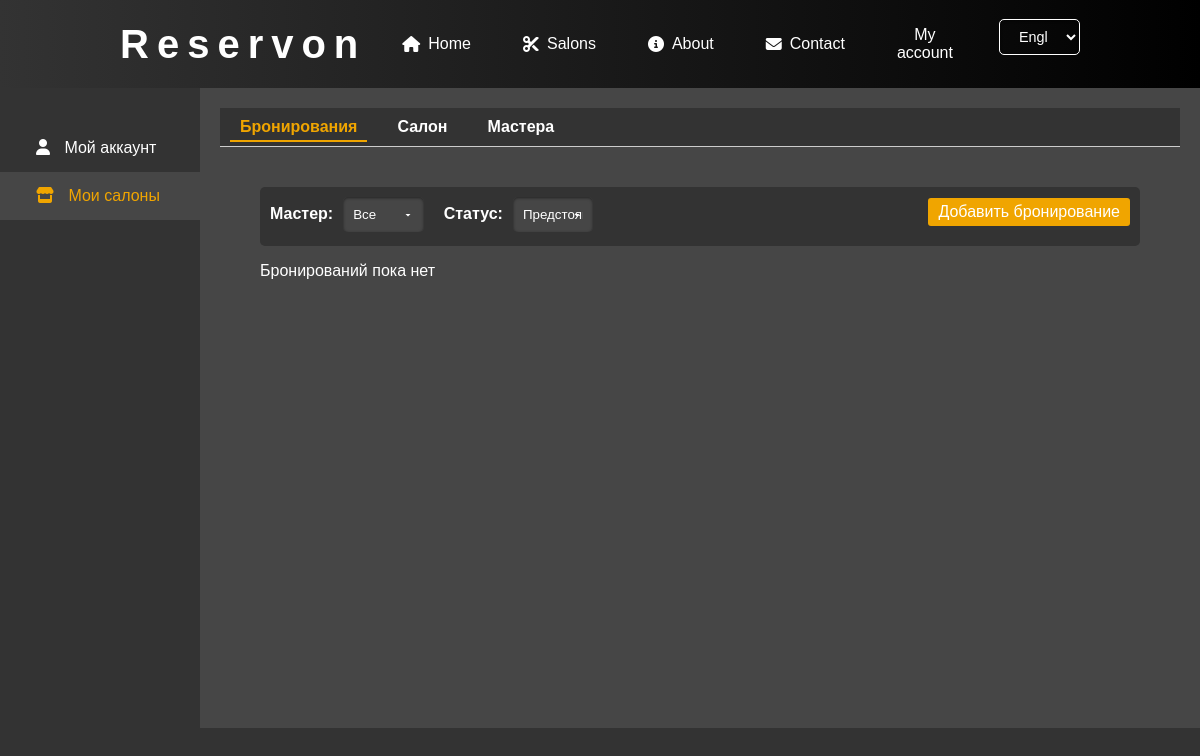
/user-account/bookings/ (signed in), run on an earlier commit of the app's database.
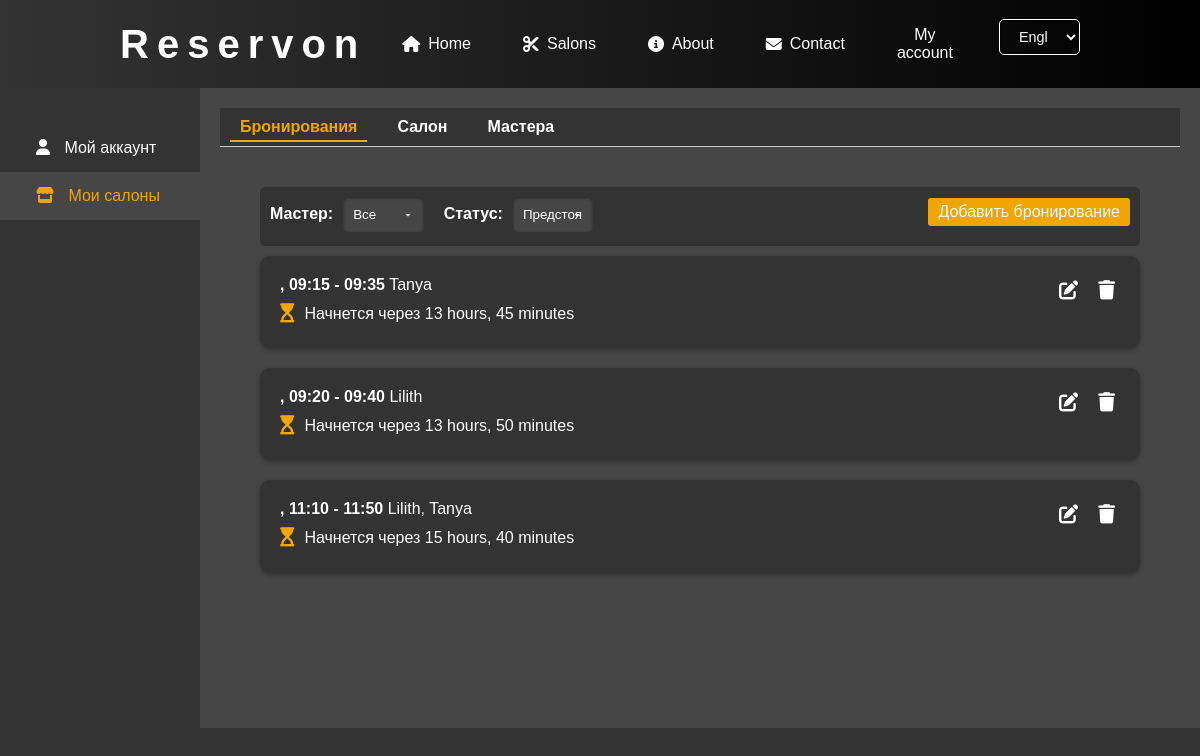
And on a later commit of the database.
### salons/models.py (models this page shows, shortened)
class Appointment(models.Model):
    salon = models.ForeignKey(Salon, on_delete=models.CASCADE)
    user = models.ForeignKey(User, on_delete=models.CASCADE, null=True, blank=True)
    start_datetime = models.DateTimeField()
    end_datetime = models.DateTimeField(null=True, blank=True)
    barbers = models.ManyToManyField(
        Barber,
        through='AppointmentBarberService',
        related_name='appointments'
    )

class AppointmentBarberService(models.Model):
    appointment = models.ForeignKey(Appointment, on_delete=models.CASCADE, related_name='barber_services')
    barber = models.ForeignKey(Barber, on_delete=models.SET_NULL, null=True, blank=True, related_name='appointmentbarberservice')
    services = models.ManyToManyField(Service)
    start_datetime = models.DateTimeField()
    end_datetime = models.DateTimeField()

class Barber(models.Model):
    salon = models.ForeignKey(Salon, on_delete=models.CASCADE, related_name='barbers')
    user = models.OneToOneField(User, on_delete=models.SET_NULL, null=True, blank=True)
    name = models.CharField(max_length=100)
    avatar = models.ImageField(upload_to='salons/barbers', blank=True, null=True)
    description = models.TextField(blank=True, null=True)
    categories = models.ManyToManyField(ServiceCategory, related_name='barbers')  # Add this line
    def __str__(self):
        return f"{self.name} ({self.salon.name})"

### user_account/views.py (the view)
# urls.py: path('bookings/', views.manage_bookings, name='manage_bookings'),
@login_required
def manage_bookings(request):
    user = request.user
    salons = user.administered_salons.all()
    if not salons.exists():
        return render(request, 'user_account/no_salons.html')
    salon_id = request.GET.get('salon_id')
    if salon_id:
        selected_salon = get_object_or_404(Salon, id=salon_id, admins=user)
    else:
        selected_salon = salons.first()
    appointments = Appointment.objects.filter(salon=selected_salon)
    barber_id = request.GET.get('barber')
    status = request.GET.get('status', 'upcoming')  # По умолчанию 'upcoming'
    if barber_id:
        appointments = appointments.filter(barber_services__barber_id=barber_id)
    if status == 'past':
        appointments = appointments.filter(end_datetime__lt=timezone.now())
    elif status == 'upcoming':
        appointments = appointments.filter(start_datetime__gte=timezone.now())
    appointments = appointments.distinct()
    appointments = appointments.order_by('start_datetime')
    paginator = Paginator(appointments, 10)
    page_number = request.GET.get('page')
    page_obj = paginator.get_page(page_number)
    barbers = Barber.objects.filter(salon=selected_salon)
    booking_form = AdminBookingForm()
    context = {
        'appointments': page_obj,
        'barbers': barbers,
        'selected_salon': selected_salon,
        'salons': salons,
        'active_menu': 'bookings',
        'active_sidebar': 'salons',
        'now': timezone.now(),
        'booking_form': booking_form,
    }
    return render(request, 'user_account/manage_bookings.html', context)

### user_account/forms.py
class AdminBookingForm(forms.ModelForm):
    barber = forms.ModelChoiceField(
        queryset=Barber.objects.all(),
        required=False,
        label='Мастер'
    )
    services = forms.ModelMultipleChoiceField(
        queryset=Service.objects.all(),
        required=False,
        label='Услуги'
    )
    class Meta:
        model = Appointment
        fields = ['start_datetime', 'end_datetime', 'barber', 'services']
        labels = {
            'start_datetime': 'Начало бронирования',
            'end_datetime': 'Конец бронирования',
        }
        widgets = {
            'start_datetime': DateTimeInput(attrs={'type': 'datetime-local'}),
            'end_datetime': DateTimeInput(attrs={'type': 'datetime-local'}),
        }

### salons/models.py (called while the page is built)
    def __str__(self):
        return self.name

### user_account/templatetags/custom_filters.py (called while the page is built)
@register.filter
def format_date_localized(value):
    if value is None:
        return ''
    tz = timezone.get_current_timezone()
    value = timezone.localtime(value, tz)
    current_language = get_language() or 'en'
    locale_code = LANGUAGE_LOCALE_MAP.get(current_language, 'en')
    return format_datetime(value, "d MMMM", locale=locale_code)

### user_account/templates/user_account/manage_bookings.html (shortened to what this page needs)
{% extends "user_account/account_base.html" %}
{% load custom_filters %}
{% load static %}
{% block page_content %}
<div class="bookings-container">
    <form method="get" class="filter-form">
        <div class="filter-fields">
            <label for="barber">Мастер:</label>
            <select name="barber" id="barber"  onchange="this.form.submit()">
                <option value="">Все</option>
            </select>
            <label for="status">Статус:</label>
            <select name="status" id="status"  onchange="this.form.submit()">
                <option value="upcoming" {% if request.GET.status == 'upcoming' or request.GET.status == None %}selected{% endif %}>Предстоящие</option>
            </select>
        </div>
          <button type="button" class="btn btn-primary" data-toggle="modal" data-target="#addBookingModal">
            Добавить бронирование
          </button>
        </form>
                        {% include "user_account/add_booking.html" with form=booking_form selected_salon=selected_salon %}
    {% for appointment in appointments %}
        {% if appointment.id %}
    <div class="booking-card"  onclick="window.location.href=`{% url 'user_account:edit_booking' appointment.id %}`">
        <div class="booking-info">
           <span class="booking-time">{{ appointment.start_datetime|format_date_localized }}, {{ appointment.start_datetime|time:"H:i" }} - {{ appointment.end_datetime|time:"H:i" }}</span>
           {% for barber_service in appointment.barber_services.all %}
                    {{ barber_service.barber.name }}{% if not forloop.last %}, {% endif %}
                {% endfor %}
            {% with time_diff=appointment.start_datetime|timeuntil:now %}
            {% if appointment.start_datetime > now %}
                <p>
                    <i class="fas fa-hourglass-start"></i>
                    <span class="booking-countdown">Начнется через {{ time_diff }}</span>
                </p>
            {% else %}
                <p>
                    <i class="fas fa-hourglass-end"></i>
                    <span class="booking-countdown">Уже началось</span>
                </p>
            {% endif %}
        {% endwith %}
        </div>
        <div class="booking-actions">
            <a href="{% url 'user_account:edit_booking' appointment.id %}" class="action-button" title="Редактировать"><i class="fas fa-edit"></i></a>
            <a href="{% url 'user_account:delete_booking' appointment.id %}" class="action-button" title="Удалить"><i class="fas fa-trash"></i></a>
        </div>
    </div>
    {% else %}
        <p>Ошибка: бронирование без идентификатора.</p>
    {% endif %}
        {% empty %}
        <p>Бронирований пока нет</p>
    {% endfor %}
</div>
{% endblock %}

### user_account/templates/user_account/account_base.html (shortened to what this page needs)
{% extends "base.html" %}
{% load static %}
{% block content %}
<link rel="stylesheet" href="{% static 'user_account/css/unified.css' %}">
<link rel="stylesheet" href="{% static 'user_account/css/my_account.css' %}">
<link rel="stylesheet" href="{% static 'user_account/css/account.css' %}">
<link rel="stylesheet" href="{% static 'user_account/css/manage_bookings.css' %}">
<link rel="stylesheet" href="{% static 'user_account/css/dashboard.css' %}">
<link rel="stylesheet" href="{% static 'user_account/css/edit_booking.css' %}">
<div class="dashboard-container">
    <nav class="sidebar">
        <ul>
            <li class="{% if active_sidebar == 'account' %}active{% endif %}"><a href="{% url 'user_account:my_account' %}"><i class="fas fa-user"></i> Мой аккаунт</a></li>
            <li class="{% if active_sidebar == 'salons' %}active{% endif %}"><a href="{% url 'user_account:account_dashboard' %}"><i class="fas fa-store"></i> Мои салоны</a></li>
        </ul>
    </nav>
    <div class="main-content">
        <div class="top-menu">
            <ul>
                <li class="{% if active_menu == 'bookings' %}active{% endif %}"><a href="{% url 'user_account:manage_bookings' %}">Бронирования</a></li>
                <li class="{% if active_menu == 'salon' %}active{% endif %}"><a href="{% url 'user_account:account_dashboard' %}">Салон</a></li>
                <li class="{% if active_menu == 'salon_masters' %}active{% endif %}"><a href="{% url 'user_account:salon_masters' %}">Мастера</a></li>
            </ul>
        </div>
        <div class="page-content">
            {% block page_content %}{% endblock %}
        </div>
    </div>
</div>
<link href="https://cdn.jsdelivr.net/npm/select2@4.1.0-rc.0/dist/css/select2.min.css" rel="stylesheet" />
<link rel="stylesheet" href="https://cdn.jsdelivr.net/npm/flatpickr/dist/flatpickr.min.css">
{% endblock %}

### main/templates/base.html (shortened to what this page needs)
{% load static %}
{% load socialaccount %}
<!DOCTYPE html>
<html lang="en">
  <head>
    <link rel="stylesheet" href="{% static 'main/css/main.css' %}">
    <link rel="stylesheet" href="{% static 'main/css/header.css' %}">
    <link rel="stylesheet" href="{% static 'main/css/section.css' %}">
  </head>
  <body>
    <header>
      {% include "main/header.html" %}
    </header>
    <main>
      {% block content %} {% endblock %}
    </main>
  </body>
</html>

### main/templates/main/header.html (shortened to what this page needs)
{% load i18n %}
{% get_current_language as LANGUAGE_CODE %}
{% get_available_languages as LANGUAGES %}
{% get_language_info_list for LANGUAGES as languages %}
<div class="header-container">
  <div class="logo">
    <h1><a href="/">Reservon</a></h1>
  </div>
  <nav class="navigation" id="navigation">
    <ul>
      <li><a href="{% url 'main:main' %}"><i class="fa-solid fa-house"></i> {% trans "Home" %}</a></a></li>
      <li><a href="{% url 'salons:salons_main' %}"><i class="fas fa-cut"></i> {% trans "Salons" %}</a></li>
      <li><a href="{% url 'main:about' %}"><i class="fas fa-info-circle"></i> {% trans "About" %}</a></li>
      <li><a href="{% url 'main:contacts' %}"><i class="fas fa-envelope"></i> {% trans "Contact" %}</a></li>
    </ul>
    <div class="auth-buttons">
      {% if user.is_authenticated %}
          <a href="/user-account/bookings"><span class="user-name">{% trans "My account" %}</span></a>
      {% else %}
        <a href="#" class="btn login-btn" onclick="openAuthModal('login')"><i class="fa-solid fa-user"></i>{% trans "Login" %}</a>
      {% endif %}
      <form action="{% url 'set_language' %}" method="post" class="language-switcher">
        <select name="language" onchange="this.form.submit()">
          {% for language in languages %}
            <option value="{{ language.code }}" {% if language.code == LANGUAGE_CODE %}selected{% endif %}>
              {{ language.name_local }}
            </option>
          {% endfor %}
        </select>
      </form>
    </div>
  </nav>
</div>

### user_account/templates/user_account/add_booking.html (shortened to what this page needs)
{% load static %}
<link rel="stylesheet" href="{% static 'user_account/css/add_booking.css' %}">

### main/static/main/css/main.css (style rules this page uses)
body { background-color: #000; color: #fff; font-family: 'Helvetica Neue', Helvetica, Arial, sans-serif; margin: 0; padding: 0; }
* { box-sizing: border-box; }
header { width: 100%; text-align: center; color: white; transition: .4s; }
h1 { font-family: Moderne Sans, sans-serif; text-align: center; font-size: 2rem; width: 100%; letter-spacing: .5rem; margin-bottom: 20px; }
nav a { text-decoration: none; color: inherit; padding: 1rem; }

### main/static/main/css/header.css (style rules this page uses)
header { background: linear-gradient(90deg, #000, #333); color: #fff; padding: 10px 0; position: sticky; top: 0; z-index: 1000; }
.header-container { width: 100%; padding: 0 10%; box-sizing: border-box; display: flex; justify-content: space-between; align-items: center; }
.logo h1 { margin: 0; font-family: 'Moderne Sans', sans-serif; font-size: 2.5rem; letter-spacing: .5rem; }
.logo a { color: #fff; text-decoration: none; }
.navigation { display: flex; align-items: center; justify-content: space-between; gap: 20px; }
.navigation ul { list-style: none; margin: 0; padding: 0; display: flex; }
.navigation li { margin-left: 20px; }
.navigation a { color: #fff; text-decoration: none; font-size: 1rem; transition: color 0.3s; display: flex; align-items: center; }
.navigation a i { margin-right: 8px; }
.auth-buttons { display: flex; align-items: center; }
.language-switcher { margin-left: 15px; }
.language-switcher select { padding: 8px 15px; border-radius: 5px; background-color: transparent; color: #fff; border: 1px solid #fff; font-size: 0.9rem; cursor: pointer; transition: background 0.3s, color 0.3s; }
.language-switcher option { color: #000; }
.auth-buttons .user-name { color: #fff; margin-right: 15px; font-size: 1rem; }

### user_account/static/user_account/css/unified.css (style rules this page uses)
body { background-color: #333; color: #fff; font-family: 'Arial', sans-serif; margin: 0; padding: 0; }
#content, .page-content { padding: 20px; }
h1, h2, h3, h4 { color: #fff; margin-bottom: 15px; }
a { color: rgb(240,165,0); text-decoration: none; }
button, .btn, input[type="submit"] { background-color: rgb(240,165,0); border: none; border-radius: 4px; color: #fff; padding: 8px 12px; cursor: pointer; font-size: 1rem; transition: background-color 0.3s; margin-bottom: 10px; }
input[type="text"], input[type="file"], textarea, select { background-color: #444; color: #fff; border: 1px solid #555; border-radius: 4px; padding: 10px; width: 100%; margin-bottom: 15px; transition: border-color 0.3s, box-shadow 0.3s; box-shadow: inset 0 1px 3px rgba(0,0,0,0.5); }
label { font-weight: bold; margin-bottom: 5px; display: block; }

### user_account/static/user_account/css/account.css (style rules this page uses)
.dashboard-container { display: flex; flex-wrap: nowrap; min-height: 80vh; }
.top-menu { background-color: rgb(51, 51, 51); padding: 10px; border-bottom: 1px solid #ccc; }
.top-menu ul { list-style-type: none; display: flex; margin: 0; padding: 0; }
.top-menu ul li { margin-right: 20px; }
.top-menu ul li a { color: white; text-decoration: none; font-weight: bold; }
.top-menu ul li.active a, .top-menu ul li a:hover { color: rgb(240, 165, 0); }
.top-menu ul li a { padding: 5px 10px; }
.top-menu ul li.active a { color: rgb(240, 165, 0); border-bottom: 2px solid rgb(240, 165, 0); }
.sidebar { flex: 0 0 200px; width: 200px; background-color: rgb(51, 51, 51); color: white; padding-top: 20px; }
.sidebar ul { list-style-type: none; padding-left: 0; }
.sidebar ul li { padding: 15px 20px; }
.sidebar ul li a { color: white; text-decoration: none; }
.sidebar ul li.active, .sidebar ul li:hover { background-color: rgb(70, 70, 70); }
.sidebar ul li.active a, .sidebar ul li:hover a { color: rgb(240, 165, 0); }
.sidebar ul li a i { margin-right: 10px; }
.main-content { flex-grow: 1; background-color: rgb(70, 70, 70); padding: 20px; }

### user_account/static/user_account/css/edit_booking.css (style rules this page uses)
:root { --primary-color: #009bff; --primary-hover: #006bb3; --secondary-color: #f0a500; --secondary-hover: #dc9100; --danger-color: #c80000; --danger-hover: #aa0000; --background-color: #333333; --background-hover: #3c3c3c; --card-background: #333333; --card-hover-background: #3c3c3c; --text-color: #ffffff; --text-muted: #cccccc; --border-color: #c8c8c8; --shadow-color: rgba(0, 0, 0, 0.3); --shadow-hover-color: rgba(0, 0, 0, 0.5); --input-background: #464646; --input-border: #c8c8c8; }
.booking-time { font-size: 1.2em; font-weight: bold; color: var(--secondary-color); }

What changed in the data, as far as the page shows it:
added Appointment: start_datetime "09:15", end_datetime "09:35", appointment "13 hours, 45 minutes"
added AppointmentBarberService: barber.name "Tanya", shown under "09:15"
added Appointment: start_datetime "09:20", end_datetime "09:40", appointment "13 hours, 50 minutes"
added AppointmentBarberService: barber.name "Lilith", shown under "09:20"
added Appointment: start_datetime "11:10", end_datetime "11:50", appointment "15 hours, 40 minutes"
added AppointmentBarberService: barber.name "Lilith", shown under "11:10"
added AppointmentBarberService: barber.name "Tanya", shown under "11:10"
Also different on the page:
text no longer shown: "Бронирований пока нет"
